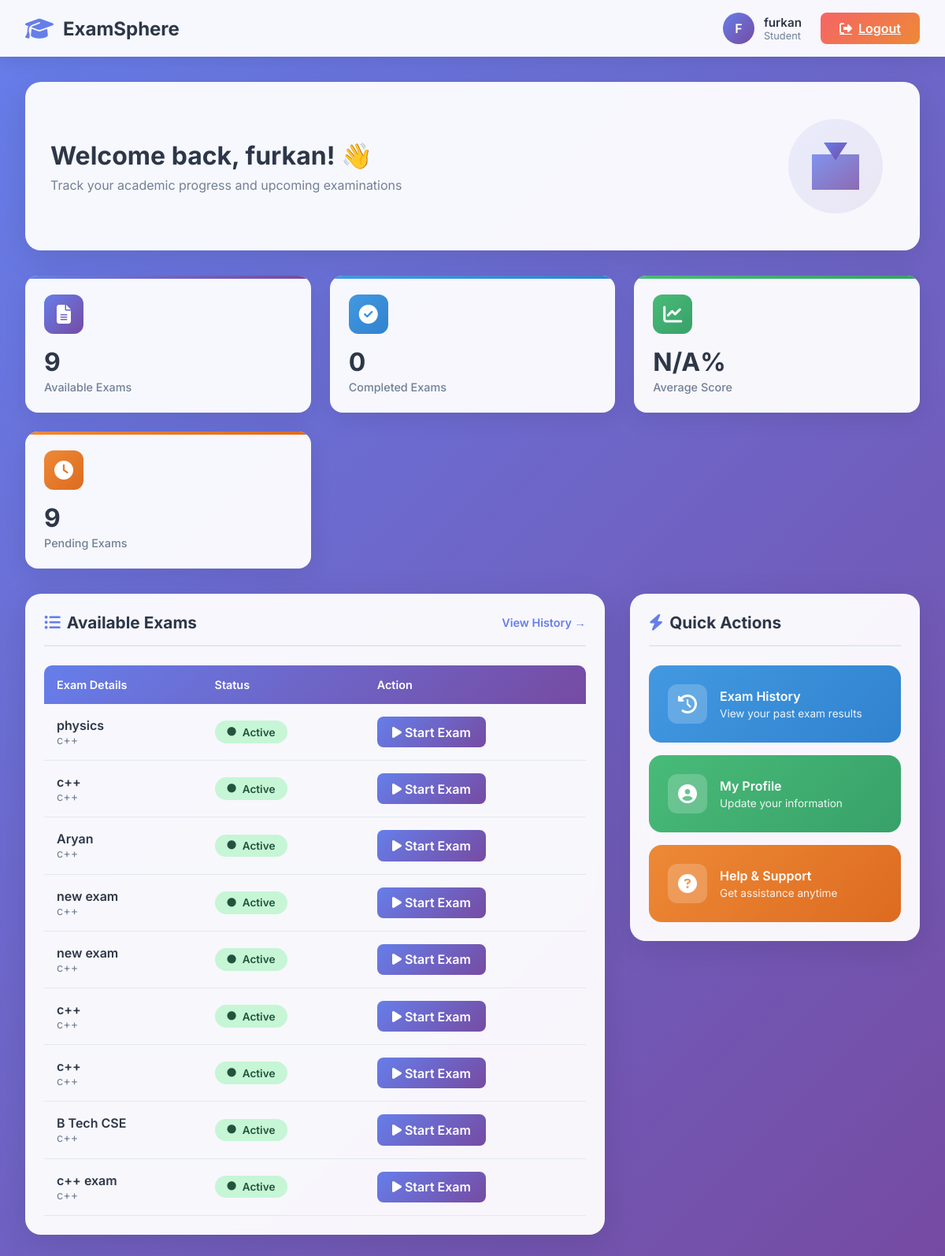
The page /accounts/student/ (signed in) on the database as committed earlier.
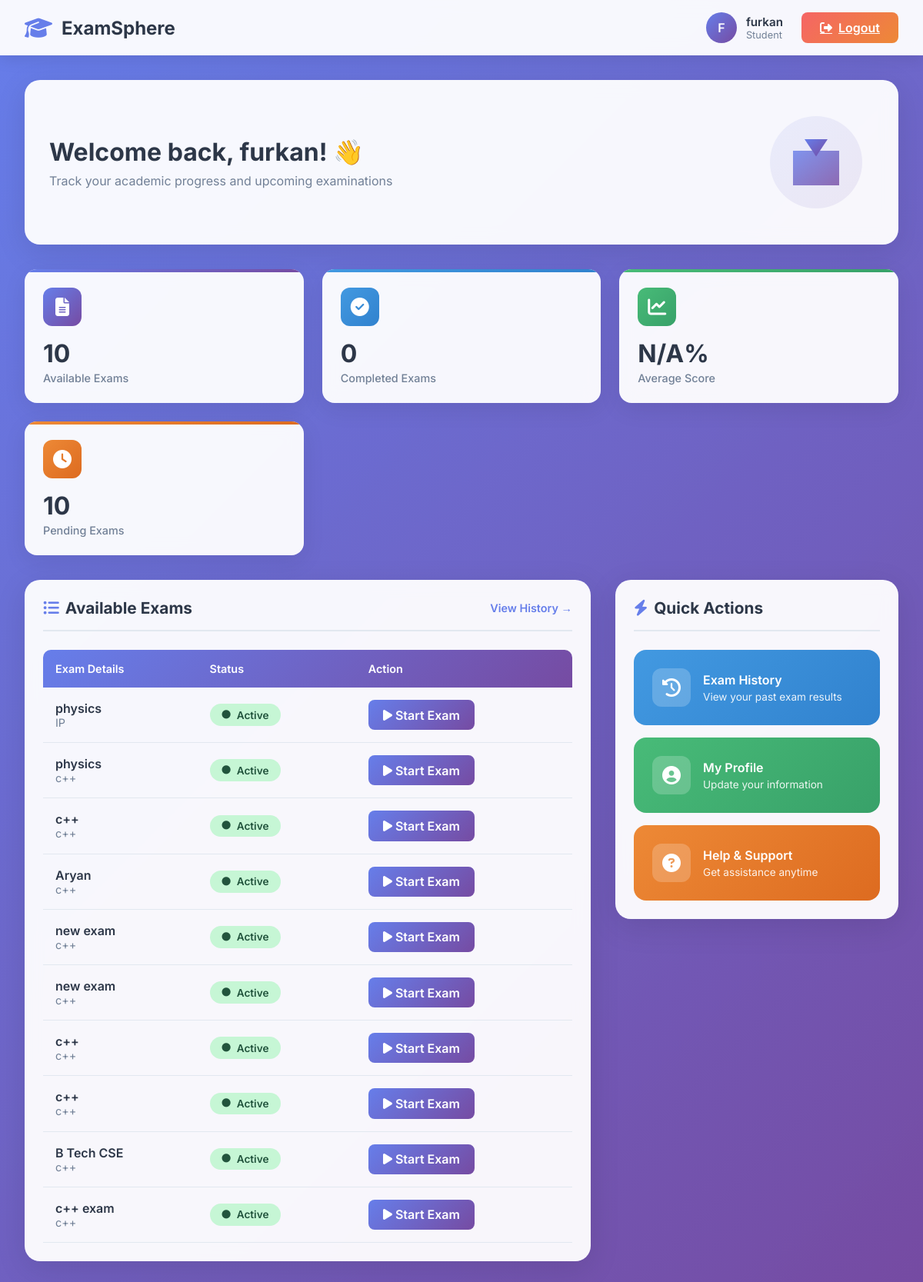
The same page on the database as committed later.
### accounts/models.py (models this page shows, shortened)
class Exam(models.Model):
    name = models.CharField(max_length=200)
    created_by = models.ForeignKey(User, on_delete=models.CASCADE)  # teacher
    is_active = models.BooleanField(default=True)
    allow_calculator = models.BooleanField(default=False)
    course = models.ForeignKey(Course, on_delete=models.CASCADE, default=1)
    subject = models.ForeignKey('Subject', on_delete=models.CASCADE, )

class Subject(models.Model):
    name = models.CharField(max_length=100)
    course = models.ForeignKey(Course, on_delete=models.CASCADE)

### accounts/views.py (the view)
# urls.py: path('student/', views.student_dashboard, name='student_dashboard'),
@login_required
def student_dashboard(request):
    if not hasattr(request.user, 'profile'):
        Profile.objects.create(user=request.user, role='student', approved=True)
    profile = request.user.profile
    if profile.course:
        exams = Exam.objects.filter(
            subject__course=profile.course,
            is_active=True
        ).select_related('subject', 'subject__course').order_by('-id')
    else:
        exams = Exam.objects.none()
    completed_exams = StudentExam.objects.filter(student=request.user, is_submitted=True)
    completed_count = completed_exams.count()
    if completed_count > 0:
        scores = [exam.score for exam in completed_exams if exam.score is not None]
        average_score = round(sum(scores) / len(scores), 1) if scores else 0
    else:
        average_score = 0
    pending_count = max(0, exams.count() - completed_count)
    context = {
        'exams': exams,
        'completed_count': completed_count,
        'average_score': average_score,
        'pending_count': pending_count,
    }
    return render(request, 'accounts/student_dashboard.html', context)

### accounts/templates/accounts/student_dashboard.html (shortened to what the changed rows need)
<!DOCTYPE html>
<html lang="en">
<head>
    <link rel="stylesheet" href="https://cdnjs.cloudflare.com/ajax/libs/font-awesome/6.5.1/css/all.min.css">
</head>
<body>
    <nav class="navbar">
        <div class="navbar-brand">
            <h1>ExamSphere</h1>
        </div>
    </nav>
    <div class="container">
        <div class="welcome-section">
            <div class="welcome-content">
                <h2>Welcome back, {{ user.username }}! 👋</h2>
            </div>
        </div>
        <div class="stats-grid">
            <div class="stat-card purple">
                <div class="stat-info">
                    <h3>{{ exams|length }}</h3>
                    <p>Available Exams</p>
                </div>
            </div>
            <div class="stat-card orange">
                <div class="stat-info">
                    <h3>{{ pending_count|default:"0" }}</h3>
                    <p>Pending Exams</p>
                </div>
            </div>
        </div>
        <div class="content-grid">
            <div class="card">
                {% if exams %}
                <div style="overflow-x: auto;">
                    <table class="exam-table">
                        <thead>
                            <tr>
                                <th>Exam Details</th>
                                <th>Status</th>
                                <th>Action</th>
                            </tr>
                        </thead>
                        <tbody>
                            {% for exam in exams %}
                            <tr>
                                <td>
                                    <div class="exam-name">{{ exam.name }}</div>
                                    <div class="exam-subject">{{ exam.subject.name }}</div>
                                </td>
                                <td>
                                    {% if exam.is_active %}
                                        <span class="exam-status active">
                                            <i class="fas fa-circle"></i> Active
                                        </span>
                                    {% else %}
                                        <span class="exam-status closed">
                                            <i class="fas fa-circle"></i> Closed
                                        </span>
                                    {% endif %}
                                </td>
                                <td>
                                    {% if exam.is_active %}
                                        <a href="{% url 'student_take_exam' exam.id %}" class="take-exam-btn">
                                            <i class="fas fa-play"></i> Start Exam
                                        </a>
                                    {% else %}
                                        <button class="take-exam-btn" disabled>Unavailable</button>
                                    {% endif %}
                                </td>
                            </tr>
                            {% endfor %}
                        </tbody>
                    </table>
                </div>
                {% else %}
                <div class="empty-state">
                    <i class="fas fa-inbox"></i>
                    <h4>No Exams Available</h4>
                    <p>Check back later for upcoming examinations</p>
                </div>
                {% endif %}
            </div>
        </div>
    </div>
</body>
</html>

Rows that differ between the two databases and show on the page:
added Exam: name "physics", subject.name "IP", is_active True (drawn)
Other text that changed with them:
{{ exams|length }}: "9" → "10"
{{ pending_count|default:"0" }}: "9" → "10"
